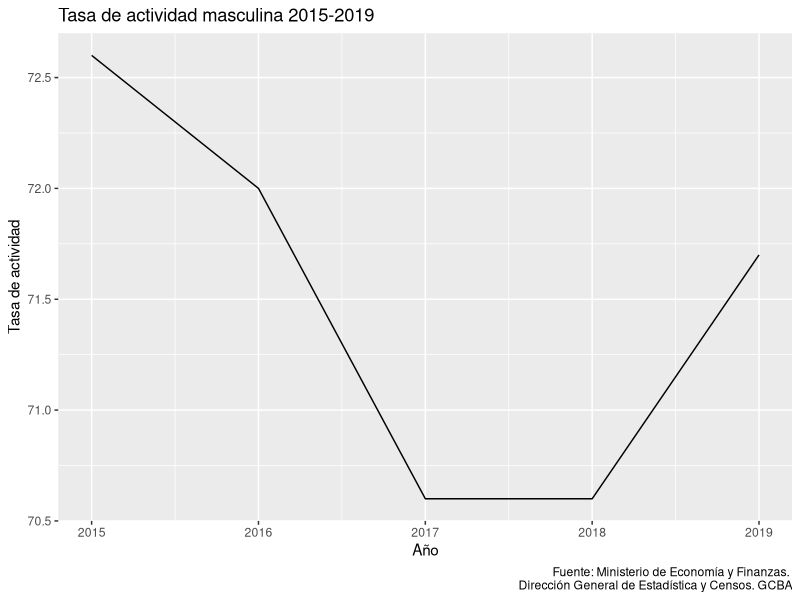
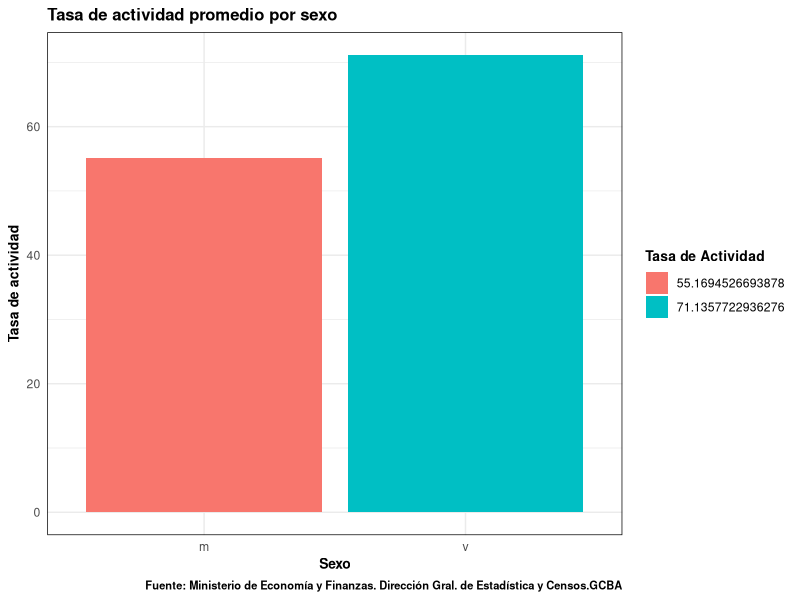
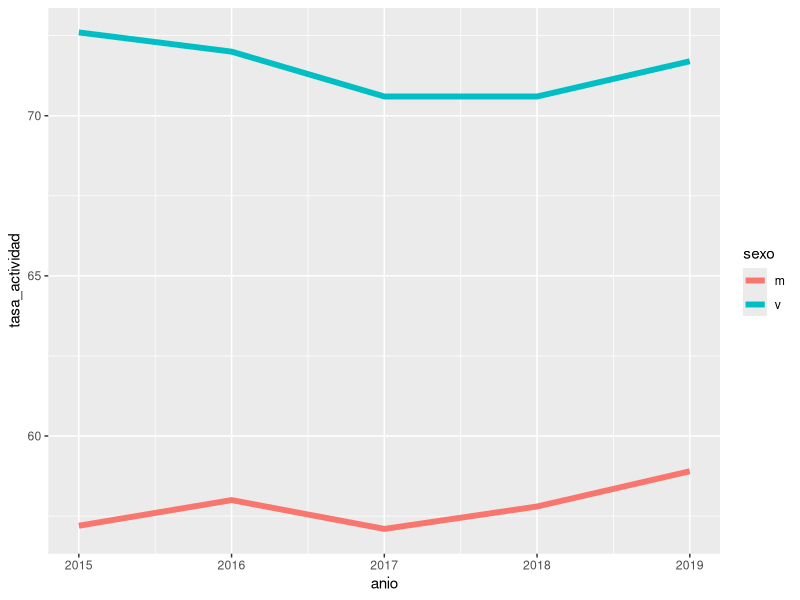

These figures' R source, in order:
## ---- chunk 1
knitr::opts_chunk$set(echo = TRUE)


library(readr)
library(dplyr)
library(tidyverse)


## ---- chunk 2

datos_tp <- read.csv("datos/tas_act_sexo__annio_limpio.csv")


## ---- chunk 3

names(datos_tp)

## ---- chunk 4

summary(datos_tp)

## ---- chunk 5
media <- datos_tp |> 
  group_by(sexo) |> 
  summarise(tasa_actividad = mean(tasa_actividad))

## ---- chunk 6
sd <- datos_tp |> 
  group_by(sexo) |> 
  summarise(tasa_actividad = sd(tasa_actividad))
## ---- chunk 7

max(filter(datos_tp, sexo=="TOTAL")$tasa_actividad) - min(filter(datos_tp, sexo=="TOTAL")$tasa_actividad)


## ---- chunk 8

max(filter(datos_tp, sexo=="v")$tasa_actividad) - min(filter(datos_tp, sexo=="v")$tasa_actividad)
## ---- chunk 9

max(filter(datos_tp, sexo=="m")$tasa_actividad) - min(filter(datos_tp, sexo=="m")$tasa_actividad)

## ---- chunk 10

str(datos_tp)

## ---- chunk 11
anyNA(datos_tp)
## ---- chunk 12
     periodo <- filter(datos_tp, anio>=2015 & sexo=='v') 
     
       ggplot(data = periodo, aes(x = anio , y = tasa_actividad)) +
      geom_line() +
      labs(x= "Año",
           y= "Tasa de actividad",
           title= "Tasa de actividad masculina 2015-2019",
           caption = "Fuente: Ministerio de Economía y Finanzas. 
           Dirección General de Estadística y Censos. GCBA") 




## ---- chunk 13

tasa_filtrada <- filter(media, sexo  != "TOTAL")

ggplot(tasa_filtrada)+
  geom_col(aes(x=sexo,
                y= tasa_actividad, fill=factor(tasa_actividad)))+

labs(x= "Sexo",
       y= "Tasa de actividad",
       title= "Tasa de actividad promedio por sexo",
       caption = "Fuente: Ministerio de Economía y Finanzas. Dirección Gral. de Estadística y Censos.GCBA") +
  guides(fill = guide_legend(title="Tasa de Actividad")) +
  theme_minimal() +
  theme(panel.border = element_rect(color = "black", fill = NA))+
  theme(title = element_text(size = 10, face = "bold"))



## ---- chunk 14
brecha <- datos_tp %>% 
  filter(anio >=2015 & sexo != "TOTAL")

ggplot(data = brecha, aes(x = anio, y = tasa_actividad))+
     geom_line(aes(group = sexo, color=sexo), size=2) 


